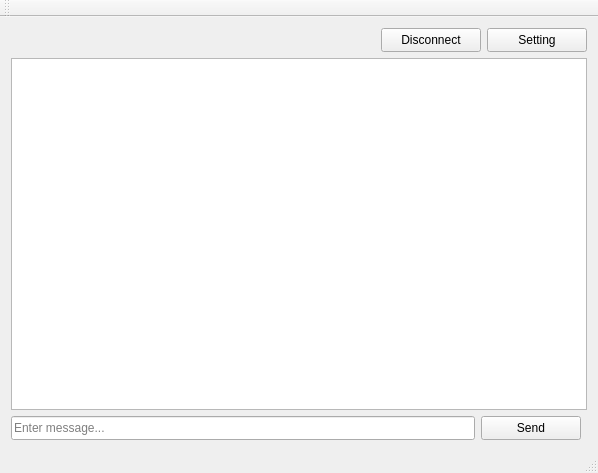
<?xml version="1.0" encoding="UTF-8"?>
<ui version="4.0">
 <class>Client</class>
 <widget class="QMainWindow" name="Client">
  <property name="geometry">
   <rect>
    <x>0</x>
    <y>0</y>
    <width>598</width>
    <height>473</height>
   </rect>
  </property>
  <property name="windowTitle">
   <string>Messanger</string>
  </property>
  <widget class="QWidget" name="centralWidget">
   <layout class="QGridLayout" name="gridLayout">
    <item row="1" column="0" colspan="2">
     <widget class="QTextEdit" name="tE_display">
      <property name="enabled">
       <bool>true</bool>
      </property>
      <property name="readOnly">
       <bool>true</bool>
      </property>
     </widget>
    </item>
    <item row="0" column="0" colspan="2">
     <layout class="QHBoxLayout" name="horizontalLayout">
      <item>
       <spacer name="horizontalSpacer">
        <property name="orientation">
         <enum>Qt::Horizontal</enum>
        </property>
        <property name="sizeHint" stdset="0">
         <size>
          <width>40</width>
          <height>20</height>
         </size>
        </property>
       </spacer>
      </item>
      <item>
       <widget class="QPushButton" name="pB_disconnect">
        <property name="sizePolicy">
         <sizepolicy hsizetype="Minimum" vsizetype="Minimum">
          <horstretch>0</horstretch>
          <verstretch>0</verstretch>
         </sizepolicy>
        </property>
        <property name="minimumSize">
         <size>
          <width>100</width>
          <height>24</height>
         </size>
        </property>
        <property name="text">
         <string>Disconnect</string>
        </property>
       </widget>
      </item>
      <item>
       <widget class="QPushButton" name="pB_setting">
        <property name="sizePolicy">
         <sizepolicy hsizetype="Minimum" vsizetype="Minimum">
          <horstretch>0</horstretch>
          <verstretch>0</verstretch>
         </sizepolicy>
        </property>
        <property name="minimumSize">
         <size>
          <width>100</width>
          <height>24</height>
         </size>
        </property>
        <property name="text">
         <string>Setting</string>
        </property>
       </widget>
      </item>
     </layout>
    </item>
    <item row="2" column="0">
     <layout class="QHBoxLayout" name="horizontalLayout_2">
      <item>
       <widget class="QLineEdit" name="lE_inputMessage">
        <property name="sizePolicy">
         <sizepolicy hsizetype="Expanding" vsizetype="Minimum">
          <horstretch>0</horstretch>
          <verstretch>0</verstretch>
         </sizepolicy>
        </property>
        <property name="placeholderText">
         <string>Enter message...</string>
        </property>
       </widget>
      </item>
      <item>
       <widget class="QPushButton" name="pB_sendMessage">
        <property name="sizePolicy">
         <sizepolicy hsizetype="Minimum" vsizetype="Minimum">
          <horstretch>0</horstretch>
          <verstretch>0</verstretch>
         </sizepolicy>
        </property>
        <property name="minimumSize">
         <size>
          <width>100</width>
          <height>24</height>
         </size>
        </property>
        <property name="text">
         <string>Send</string>
        </property>
       </widget>
      </item>
     </layout>
    </item>
   </layout>
  </widget>
  <widget class="QMenuBar" name="menuBar">
   <property name="geometry">
    <rect>
     <x>0</x>
     <y>0</y>
     <width>598</width>
     <height>21</height>
    </rect>
   </property>
  </widget>
  <widget class="QToolBar" name="mainToolBar">
   <attribute name="toolBarArea">
    <enum>TopToolBarArea</enum>
   </attribute>
   <attribute name="toolBarBreak">
    <bool>false</bool>
   </attribute>
  </widget>
  <widget class="QStatusBar" name="statusBar"/>
 </widget>
 <layoutdefault spacing="6" margin="11"/>
 <resources/>
 <connections/>
</ui>
